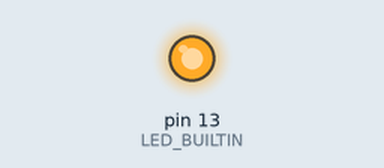
A sketch run on a simulated Arduino Uno, built with avr-gcc and run on an emulated ATmega328P. Parts: output pins drawn as LEDs (lit = HIGH).

Above: at 0.15 s.
At 4.8 s:
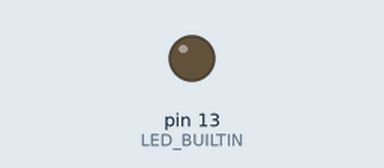
Timing chart, 0 to 6.7 s (numbered marks = the images above):
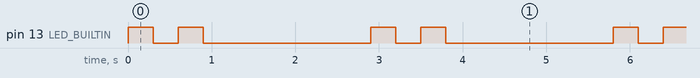

The sketch:

wrong-turn.ino
```cpp
// the setup function runs once when you press reset or power the board
void setup() {
  // initialize digital pin LED_BUILTIN as an output.
  pinMode(LED_BUILTIN, OUTPUT);
}

// the loop function runs over and over again forever
void loop() {


  digitalWrite(LED_BUILTIN, HIGH);   // turn the LED on (HIGH is the voltage level)
  delay(300);
  digitalWrite(LED_BUILTIN, LOW);    // turn the LED off by making the voltage LOW
  delay(300);


 digitalWrite(LED_BUILTIN, HIGH);   // turn the LED on (HIGH is the voltage level)
  delay(300);
  digitalWrite(LED_BUILTIN, LOW);    // turn the LED off by making the voltage LOW
  delay(300);


  delay(1700);

}
```

Measured:
- by itself, pin 13 (LED_BUILTIN): repeats every 2.9 s: LOW 0.30 s, HIGH 0.30 s, LOW 2.0 s, HIGH 0.30 s
- by itself, everything shown: repeats every 2.9 s, in 4 steps
